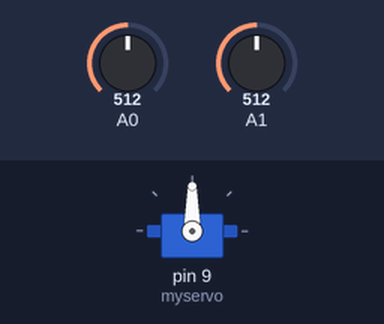
A sketch run on a simulated Arduino Uno, built with avr-gcc and run on an emulated ATmega328P. On the bench: servo. The inputs (shaded band) are chosen by the test bench; at power-on: A0 = 512, A1 = 512.

Above: at 1.2 s.
1.3 s: A0 set to 536
At 1.7 s:
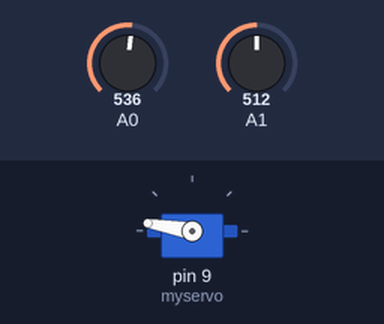
2.8 s: A1 set to 444
4.3 s: A1 set to 409
At 5.0 s:
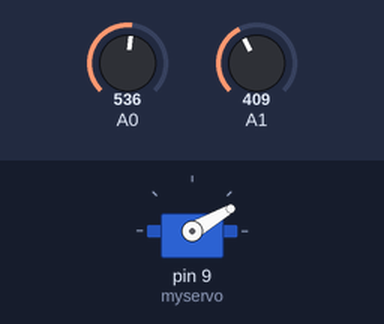
5.8 s: A1 set to 511
At 6.8 s:
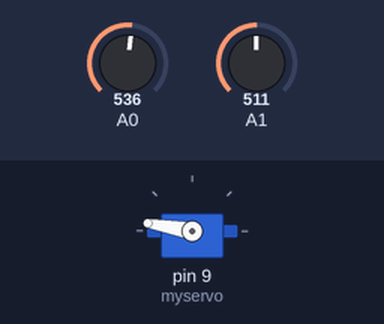
7.3 s: A1 set to 306
At 8.4 s:
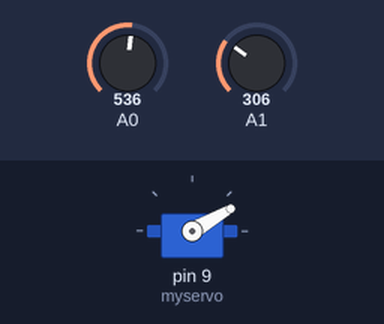
Timing chart, 0 to 9.8 s (numbered marks = the images above; inputs shaded):
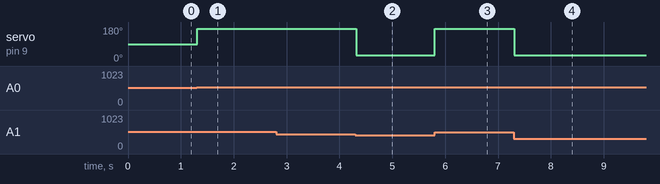

Measured:
- the behaviour switches between 521 and 522 on A0 (found by bisection; images 0 and 1)
- the behaviour switches between 427 and 426 on A1 (found by bisection; images 1 and 2)
- after the input at 1.3 s, servo on pin 9 (myservo): 90° → 170° at once
- after the input at 2.8 s, every drawn part: stays the same
- after the input at 4.3 s, servo on pin 9 (myservo): 170° → 30° at once
- after the input at 5.8 s, servo on pin 9 (myservo): 30° → 170° at once
- after the input at 7.3 s, servo on pin 9 (myservo): 170° → 30° at once

The sketch:

Servo_2LDR.ino
```cpp
#include <Servo.h>

int left = A0;
int right = A1;
int sensorValue = 0;
Servo myservo;
int value;
int center = 100;

void setup() {
   myservo.attach(9);
 }
void loop() {
  int left = analogRead(A0);
  int right = analogRead(A1);
  value = (left - right) / 10;
  if (value == 0)
    myservo.detach();
  else
    myservo.attach(9);

  if (value > 10)
    value = -70;
  else
    value = 70;
  myservo.write(center+value);
  delay(10);

}
```
